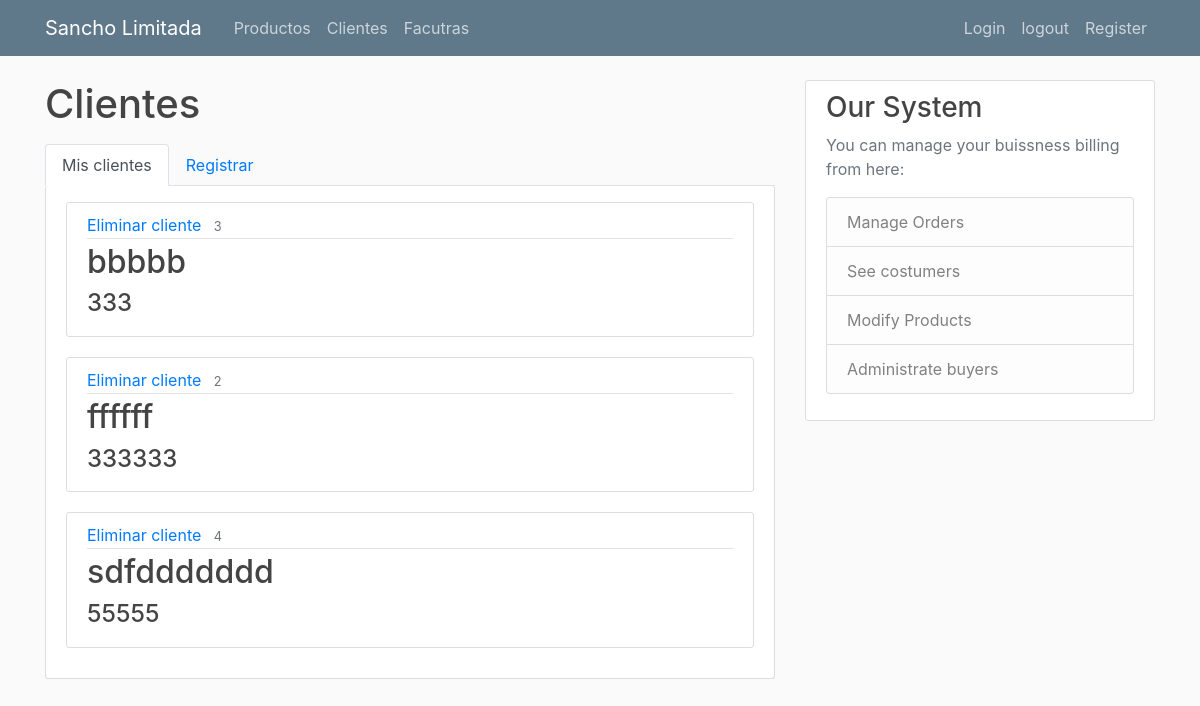
Before: /clientes (signed in) with the older database file.
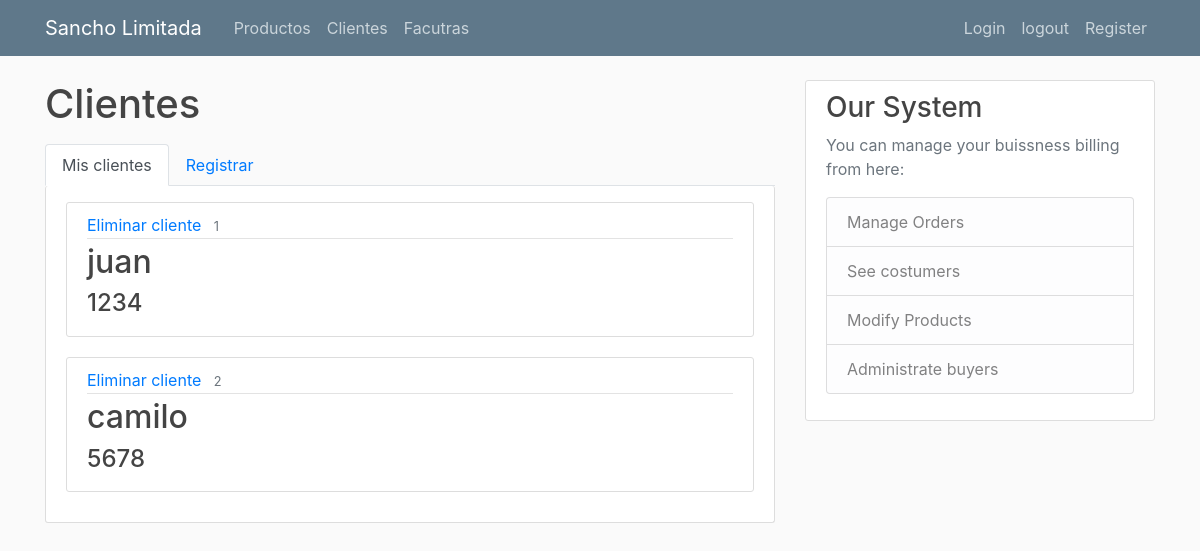
After: the same page with the newer database file.
### SanchoApp/databaseModel.py (models this page shows, shortened)
class Cliente(db.Model):
    __tablename__="clientes"
    relacion_facturas = relationship("Factura", back_populates="relacion_cliente")
    id = db.Column(db.Integer, primary_key=True)
    cedula = db.Column(db.String(100), nullable=False)
    nombre = db.Column(db.String(100), nullable=False)
    direccion = db.Column(db.String(100), nullable=True)
    telefono = db.Column(db.String(12), nullable=True)
    fotografia = db.Column(db.String(256), nullable=True)

### SanchoApp/flaskRoutes.py (the view)
    @app.route("/clientes")
    @login_required
    def clientes():
        client_record = Cliente.query.order_by(Cliente.cedula).limit(10).all()
        return render_template('clientes.html', title='Clientes', lista_de_clientes=client_record)

### SanchoApp/flaskRoutes.py (called while the page is built)
@login_manager.user_loader
def load_user(user_id):
    return User.query.get(int(user_id))

### SanchoApp/templates/clientes.html
{% extends "layout.html" %}
{% block content %}
<h1 class="mb-3">Clientes</h1>
<ul class="nav nav-tabs">
    <li class="nav-item">
        <a class="nav-link active" href="{{url_for('clientes')}}">Mis clientes</a>
    </li>
    <li class="nav-item">
        <a class="nav-link" href="{{url_for('registrar_clientes')}}">Registrar</a>
    </li>
</ul>
<div class="content-section border-top-0 pt-3">
    {% for cliente in lista_de_clientes %}
        <article class="media content-section ">
            <div class="media-body">
                <div class="article-metadata">
                    <a class="mr-2" href="clientes/eliminar/{{cliente.id}}"> Eliminar cliente</a>
                    <small class="text-muted">{{ cliente.id }}</small>
                </div>
                <h2>
                    <a class="article-title" href="clientes/editar/{{cliente.id}}">
                        {{ cliente.nombre }}
                    </a>
                </h2>
                <h4 class="article-title" >{{ cliente.cedula }}</h2>
            </div>
        </article>
    {% endfor %}
</div>
{% endblock content %}

Changed rows visible on the page:
removed Cliente: id "3", nombre "bbbbb", cedula "333"
removed Cliente: id "4", nombre "sdfddddddd", cedula "55555"
added Cliente: id "1", nombre "juan", cedula "1234"
changed Cliente id 2: nombre "ffffff" → "camilo"; cedula "333333" → "5678"
